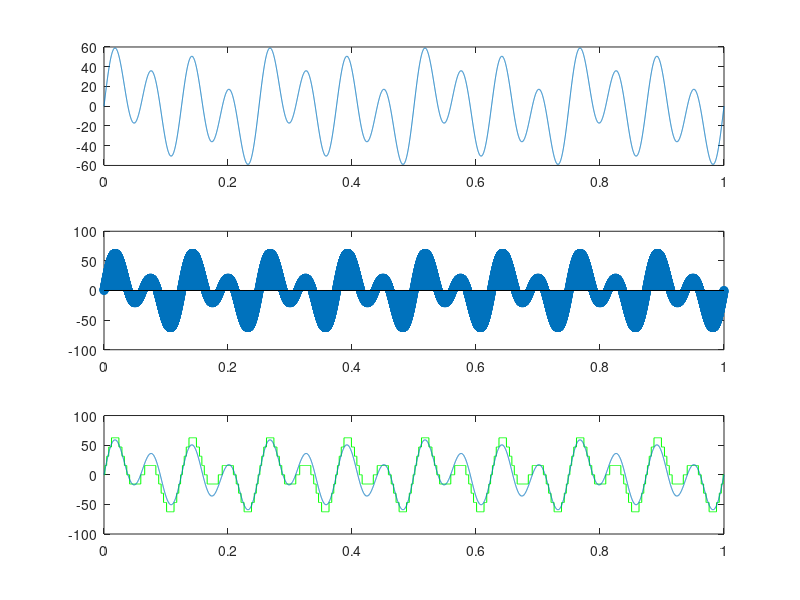

Reproduce this figure in MATLAB.
clc;
close all;
clear all;

A1 = 10;
A2 = 20;
A3 = 40;

f1 = 4;
f2 = 8;
f3 = 16;
dt = 0.0001;
t = 0:dt:1;

subplot(3,1,1)
signal1 = A1*sin(2*pi*f1*t)+ A2 * sin(2*pi*f2*t) + A3*sin(2*pi*f3*t);
plot(t, signal1);

%Sampling
fs  = 32;
ts = 1/fs;
n = 0:ts:1;
signal2 = A1*sin(2*pi*f2*t) + A2*sin(2*pi*f2*t) + A3*sin(2*pi*f3*t);
subplot(3,1,2)
stem(t, signal2);


%Quantization
nbits = 3; % 4 qantization levels
qLevels = 2^nbits;
signalMin = min(signal2);
signalMax = max(signal2);  
scalingFactor = (signalMax-signalMin)/qLevels;
signal3 = signal2 / scalingFactor; 
signal3 = round(signal3);
signal3 = signal3 * scalingFactor;

subplot(3,1,3)
plot(t, signal3, 'g');
hold on;
plot(t, signal1);


